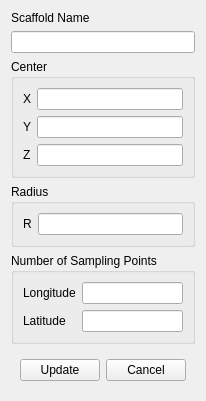
<?xml version="1.0" encoding="UTF-8"?>
<ui version="4.0">
 <class>SphereScaffoldDialog</class>
 <widget class="QWidget" name="SphereScaffoldDialog">
  <property name="geometry">
   <rect>
    <x>0</x>
    <y>0</y>
    <width>198</width>
    <height>392</height>
   </rect>
  </property>
  <property name="windowTitle">
   <string>Form</string>
  </property>
  <layout class="QVBoxLayout" name="verticalLayout">
   <item>
    <widget class="QWidget" name="widget" native="true">
     <layout class="QVBoxLayout" name="verticalLayout_3">
      <property name="leftMargin">
       <number>0</number>
      </property>
      <property name="topMargin">
       <number>0</number>
      </property>
      <property name="rightMargin">
       <number>0</number>
      </property>
      <property name="bottomMargin">
       <number>0</number>
      </property>
      <item>
       <widget class="QLabel" name="label">
        <property name="text">
         <string>Scaffold Name</string>
        </property>
       </widget>
      </item>
      <item>
       <widget class="QLineEdit" name="name"/>
      </item>
     </layout>
    </widget>
   </item>
   <item>
    <widget class="QGroupBox" name="groupBox">
     <property name="title">
      <string>Center</string>
     </property>
     <layout class="QGridLayout" name="gridLayout_2">
      <item row="1" column="0">
       <widget class="QLabel" name="label_11">
        <property name="text">
         <string>Y</string>
        </property>
       </widget>
      </item>
      <item row="0" column="1">
       <widget class="QLineEdit" name="centerX"/>
      </item>
      <item row="0" column="0">
       <widget class="QLabel" name="label_10">
        <property name="text">
         <string>X</string>
        </property>
       </widget>
      </item>
      <item row="1" column="1">
       <widget class="QLineEdit" name="centerY"/>
      </item>
      <item row="2" column="1">
       <widget class="QLineEdit" name="centerZ"/>
      </item>
      <item row="2" column="0">
       <widget class="QLabel" name="label_12">
        <property name="text">
         <string>Z</string>
        </property>
       </widget>
      </item>
     </layout>
    </widget>
   </item>
   <item>
    <widget class="QGroupBox" name="groupBox_2">
     <property name="title">
      <string>Radius</string>
     </property>
     <layout class="QGridLayout" name="gridLayout_3">
      <item row="0" column="1">
       <widget class="QLineEdit" name="radius"/>
      </item>
      <item row="0" column="0">
       <widget class="QLabel" name="label_5">
        <property name="text">
         <string>R</string>
        </property>
       </widget>
      </item>
     </layout>
    </widget>
   </item>
   <item>
    <widget class="QGroupBox" name="groupBox_3">
     <property name="title">
      <string>Number of Sampling Points</string>
     </property>
     <layout class="QGridLayout" name="gridLayout_4">
      <item row="0" column="0">
       <widget class="QLabel" name="label_7">
        <property name="text">
         <string>Longitude</string>
        </property>
       </widget>
      </item>
      <item row="0" column="1">
       <widget class="QLineEdit" name="longitudeSamples"/>
      </item>
      <item row="1" column="0">
       <widget class="QLabel" name="label_8">
        <property name="text">
         <string>Latitude</string>
        </property>
       </widget>
      </item>
      <item row="1" column="1">
       <widget class="QLineEdit" name="latitudeSamples"/>
      </item>
     </layout>
    </widget>
   </item>
   <item>
    <spacer name="verticalSpacer">
     <property name="orientation">
      <enum>Qt::Vertical</enum>
     </property>
     <property name="sizeHint" stdset="0">
      <size>
       <width>20</width>
       <height>40</height>
      </size>
     </property>
    </spacer>
   </item>
   <item>
    <widget class="QWidget" name="widget_12" native="true">
     <layout class="QHBoxLayout" name="horizontalLayout_9">
      <item>
       <spacer name="horizontalSpacer_7">
        <property name="orientation">
         <enum>Qt::Horizontal</enum>
        </property>
        <property name="sizeHint" stdset="0">
         <size>
          <width>40</width>
          <height>20</height>
         </size>
        </property>
       </spacer>
      </item>
      <item>
       <widget class="QPushButton" name="ok">
        <property name="text">
         <string>Update</string>
        </property>
       </widget>
      </item>
      <item>
       <widget class="QPushButton" name="cancel">
        <property name="text">
         <string>Cancel</string>
        </property>
       </widget>
      </item>
     </layout>
    </widget>
   </item>
  </layout>
 </widget>
 <resources/>
 <connections/>
</ui>
